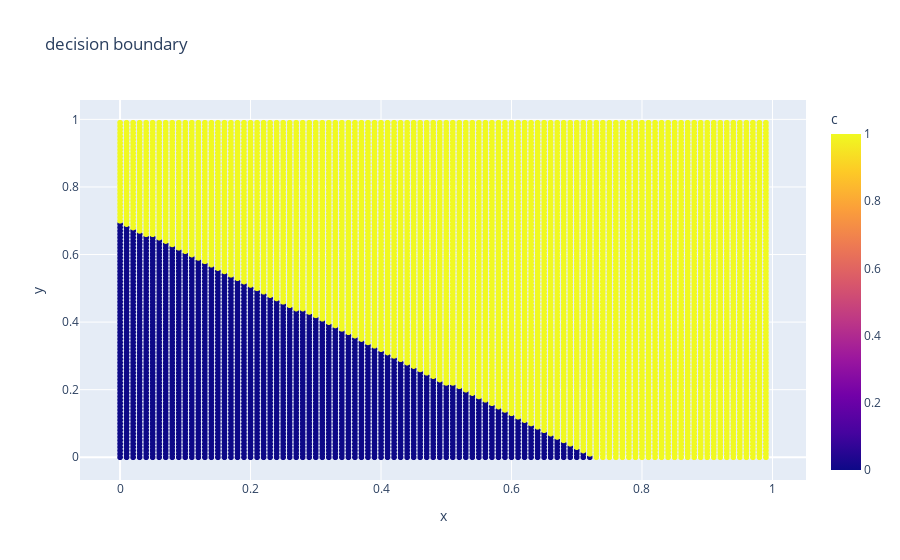

Notebook source saved alongside this figure:
### Code cell
fig = px.scatter(data2, x="x", y="y",  color="c", title="decision boundary")
fig.show()

### Figure 1 — Plotly figure (JSON) as saved in the notebook; plotly's stock layout.template omitted (floating-point values rounded to 4 significant figures; data arrays with more than 128 entries replaced by an {"elided": "..."} marker saying what was removed)
{"data": [{"hovertemplate": "x=%{x}<br>y=%{y}<br>c=%{marker.color}<extra></extra>", "legendgroup": "", "marker": {"color": {"elided": "10000 int values"}, "coloraxis": "coloraxis", "symbol": "circle"}, "mode": "markers", "name": "", "showlegend": false, "type": "scattergl", "x": {"elided": "10000 float values"}, "xaxis": "x", "y": {"elided": "10000 float values"}, "yaxis": "y"}], "layout": {"coloraxis": {"colorbar": {"title": {"text": "c"}}, "colorscale": [[0, "#0d0887"], [0.1111, "#46039f"], [0.2222, "#7201a8"], [0.3333, "#9c179e"], [0.4444, "#bd3786"], [0.5556, "#d8576b"], [0.6667, "#ed7953"], [0.7778, "#fb9f3a"], [0.8889, "#fdca26"], [1, "#f0f921"]]}, "legend": {"tracegroupgap": 0}, "title": {"text": "decision boundary"}, "xaxis": {"anchor": "y", "domain": [0, 1], "title": {"text": "x"}}, "yaxis": {"anchor": "x", "domain": [0, 1], "title": {"text": "y"}}}}
